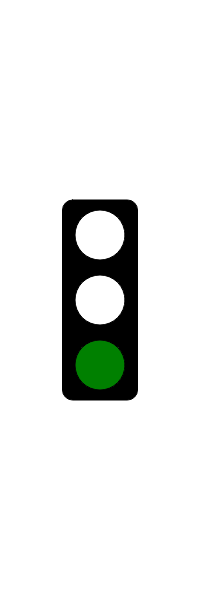
Frame 1 (no input)
Frame 60 (no input): identical to frame 1, image omitted
Frame 120 (the mouse pressed at the canvas centre since frame 60): identical to frame 1, image omitted

The p5.js sketch that drew this single still picture (run headless with seeded random() and noise() and a simulated clock; from frame 60 on, the mouse is pressed at the canvas centre):

// p5.js sketch
// ── sketch.js
// Traffic Light Starter Code
// Your Name Here
// The Date Here

// GOAL: make a 'traffic light' simulator. For now, just have the light
// changing according to time. You may want to investigate the millis()
// function at https://p5js.org/reference/#/p5/millis

let state = "green";
let lastTimeChanged = 0;
let redTime = 3000;
let yellowTime = 500;
let greenTime = 3000;

function setup() {
  createCanvas(200, 600);
}

function draw() {
  background(255);
  drawOutlineOfLights();
  determineState();
  displayTheCorrectLight();
}

function determineState() {
  if (state === "green") {
    if (millis() > lastTimeChanged + greenTime) {
      state = "yellow";
      lastTimeChanged = millis();
    }
  }
  else if (state === "yellow") {
    if (millis() > lastTimeChanged + yellowTime) {
      state = "red";
      lastTimeChanged = millis();
    }
  }
  else if (state === "red") {
    if (millis() > lastTimeChanged + redTime) {
      state = "green";
      lastTimeChanged = millis();
    }
  }
}

function displayTheCorrectLight() {
  if (state === "red") {
    fill("red");
    ellipse(width / 2, height / 2 - 65, 50, 50); //top
  }
  else if (state === "yellow") {
    fill("yellow");
    ellipse(width / 2, height / 2, 50, 50); //middle
  }
  else if (state === "green") {
    fill("green");
    ellipse(width / 2, height / 2 + 65, 50, 50); //bottom
  }
}


function drawOutlineOfLights() {
  //box
  rectMode(CENTER);
  fill(0);
  rect(width / 2, height / 2, 75, 200, 10);

  //lights
  fill(255);
  ellipse(width / 2, height / 2 - 65, 50, 50); //top
  ellipse(width / 2, height / 2, 50, 50); //middle
  ellipse(width / 2, height / 2 + 65, 50, 50); //bottom
}
